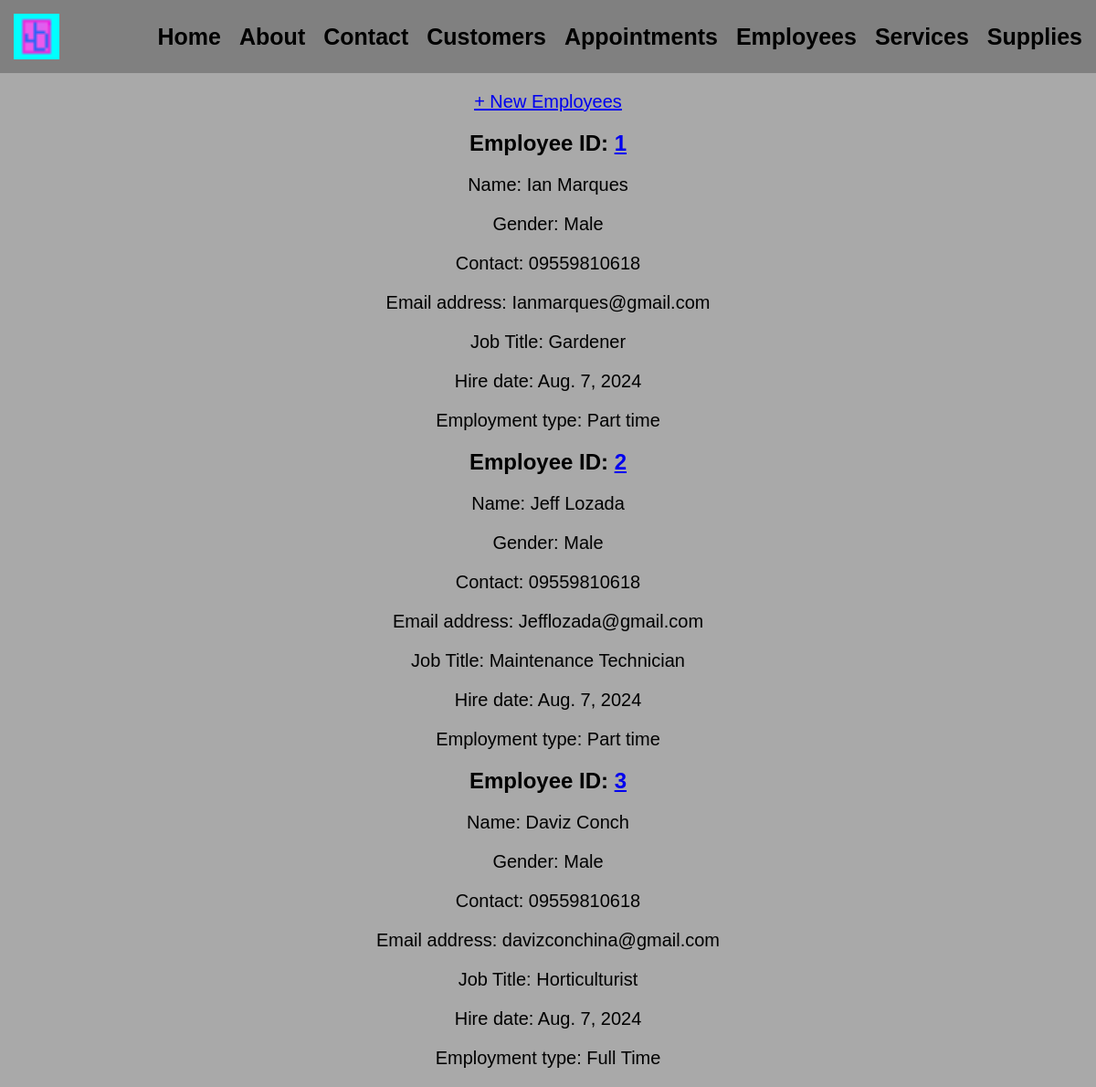
The page /employee on the database as committed earlier.
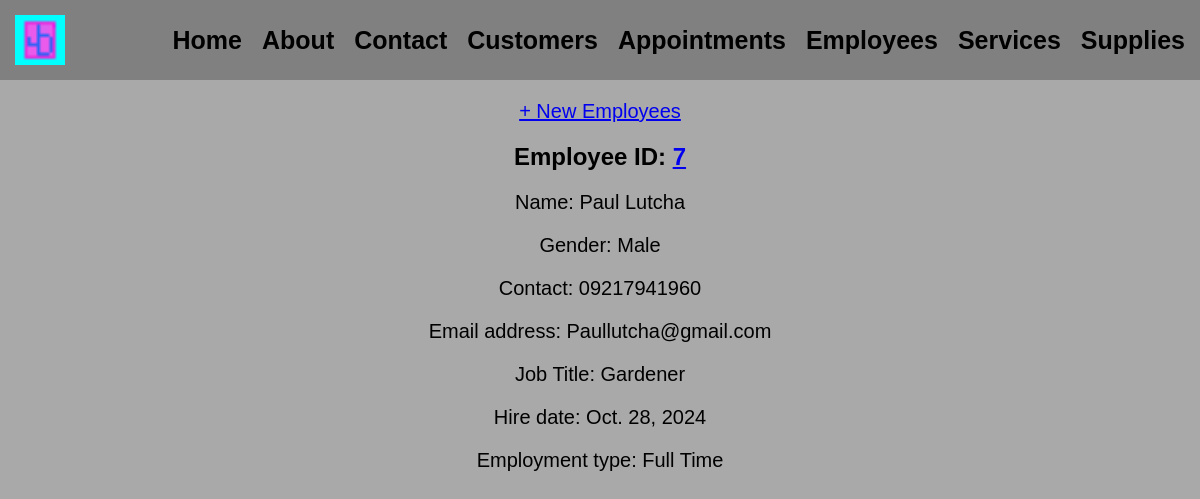
The same page on the database as committed later.
### app/models.py (models this page shows, shortened)
class Employee(models.Model):
    JOB_TITLES = [
        ('Gardener', 'Gardener'),
        ('Maintenance Technician', 'Maintenance Technician'),
        ('Horticulturist', 'Horticulturist'),
    ]
    employee_id = models.AutoField(primary_key=True)
    first_name = models.CharField(max_length=100)
    last_name = models.CharField(max_length=100)
    gender = models.CharField(max_length=10)
    contacts = models.CharField(max_length=15)
    email = models.EmailField(max_length=255)
    job_title = models.CharField(max_length=100, choices=JOB_TITLES)
    hire_date = models.DateField()
    employment_type = models.CharField(max_length=50)

### app/views.py (the view)
# urls.py: path('employee', EmployeeListView.as_view(), name='employee'),
class EmployeeListView(ListView):
    model = Employee
    context_object_name = 'employees'
    template_name = 'app/Employees_lists.html'

### app/templates/app/Employees_lists.html
{% extends 'app/base.html' %}
{% load static %}
{% block content %}
    <p><a href="{% url 'employee_create' %}">+ New Employees</a></p>
    {% for employee in employees %}
        <div class="Employee-entry">
            <h2>Employee ID: <a href="{%url 'employee_detail' employee.pk%}">{{ employee.employee_id }}</a></h2>
            <p>Name: {{ employee.first_name }} {{ employee.last_name }}</p>
            <p>Gender: {{ employee.gender }}</p>
            <p>Contact: {{ employee.contacts }}</p>
            <p>Email address: {{ employee.email }}</p>
            <p>Job Title: {{ employee.job_title }}</p>
            <p>Hire date: {{ employee.hire_date }}</p>
            <p>Employment type: {{ employee.employment_type }}</p>
        </div>
    {% endfor %}
{% endblock content %}

### app/templates/app/base.html (shortened to what this page needs)
<!DOCTYPE html>
{% load static %}
<html lang="en">
<head>
    <link rel="stylesheet" href="{% static 'css/base.css' %}">
</head>
<body>
    <nav class="navbar">
        <div class="container">
            <img class="Logo" src="{% static 'images/Activity1_Taguba.png' %}">
            <ul class="nav-links">
                <li><a href="{% url 'home' %}">Home</a></li>
                <li><a href="{% url 'about' %}">About</a></li>
                <li><a href="{% url 'contact' %}">Contact</a></li>
                <li><a href="{% url 'customer' %}">Customers</a></li>
                <li><a href="{% url 'appointment' %}">Appointments</a></li>
                <li><a href="{% url 'employee' %}">Employees</a></li>
                <li><a href="{% url 'service' %}">Services</a></li>
                <li><a href="{% url 'supplies' %}">Supplies</a></li>
            </ul>
        </div>
    </nav>
</body>
    {% include 'app/navbar.html' %}
    {% block content %}
    {% endblock content %}
</body>
</html>

### app/templates/app/navbar.html (shortened to what this page needs)
<!DOCTYPE html>
<html lang="en">
<head>
</head>
<body>
</body>
</html>

### static/css/base.css (style rules this page uses)
body { font-family: Arial, sans-serif; margin: 0; padding: 0; background-color: darkgray; }
.Logo { height: 50px; width: auto; }
.navbar { background-color: grey; padding: 15px; }
.container { display: flex; justify-content: space-between; align-items: center; }
.nav-links { list-style: none; padding: 0; margin: 0; display: flex; }
.nav-links li { margin-left: 20px; }
.nav-links a { font-size: 25px; font-weight: bold; color: black; text-decoration: none; }
h2 { text-align:center; }
p { text-align: Center; font-size: 20px; }

Rows that differ between the two databases and show on the page:
removed Employee: employee_id "1", first_name "Ian", last_name "Marques", gender "Male", contacts "09559810618", email "Ianmarques@gmail.com", job_title "Gardener", hire_date "Aug. 7, 2024", employment_type "Part time"
removed Employee: employee_id "2", first_name "Jeff", last_name "Lozada", gender "Male", contacts "09559810618", email "Jefflozada@gmail.com", job_title "Maintenance Technician", hire_date "Aug. 7, 2024", employment_type "Part time"
removed Employee: employee_id "3", first_name "Daviz", last_name "Conch", gender "Male", contacts "09559810618", email "davizconchina@gmail.com", job_title "Horticulturist", hire_date "Aug. 7, 2024", employment_type "Full Time"
added Employee: employee_id "7", first_name "Paul", last_name "Lutcha", gender "Male", contacts "09217941960", email "Paullutcha@gmail.com", job_title "Gardener", hire_date "Oct. 28, 2024", employment_type "Full Time"
